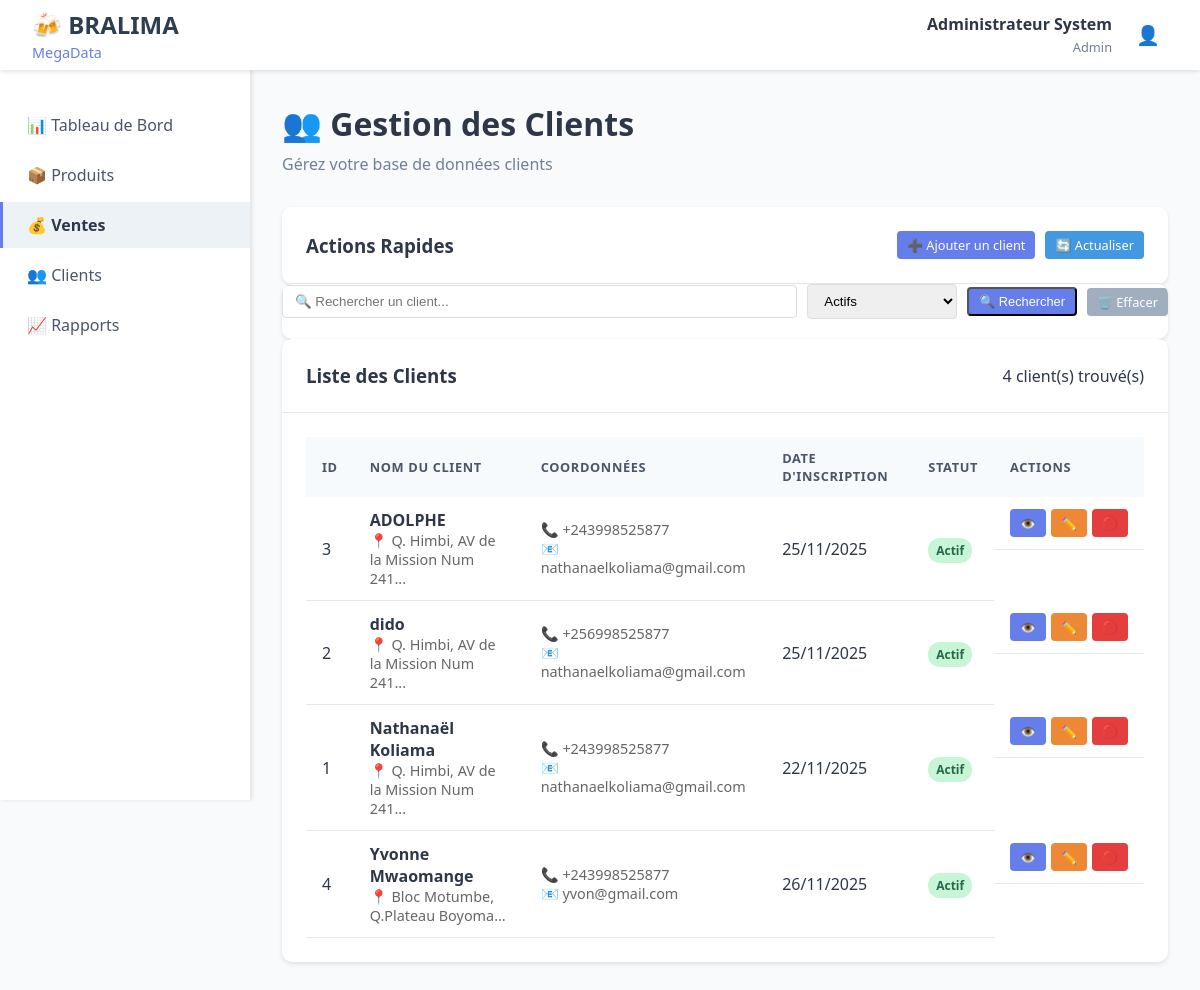
The app's page /modules/clients/liste.php?statut=actif (signed in) with its own data.
### tables this page shows
CREATE TABLE `clients` (
  `id_client` int(11) NOT NULL,
  `nom_client` varchar(100) NOT NULL,
  `adresse` text DEFAULT NULL,
  `telephone` varchar(20) DEFAULT NULL,
  `email` varchar(100) DEFAULT NULL,
  `date_creation` datetime DEFAULT current_timestamp(),
  `statut` enum('actif','inactif') DEFAULT 'actif'
);

### modules/clients/liste.php (the view, shortened to what this page needs)
<!DOCTYPE html>
<html lang="fr">
<head>
    <link rel="stylesheet" href="../../assets/css/dashboard.css">
</head>
<body>
    <?php include '../../includes/header.php'; ?>
    <div class="container">
        <?php include '../../includes/sidebar.php'; ?>
        <main class="main-content">
            <div class="page-header">
                <h1>👥 Gestion des Clients</h1>
                <p>Gérez votre base de données clients</p>
            </div>
            <div class="content-card">
                <div class="card-header">
                    <h3>Actions Rapides</h3>
                    <div style="display: flex; gap: 10px;">
                        <a href="ajouter.php" class="btn btn-primary">➕ Ajouter un client</a>
                        <a href="liste.php" class="btn btn-info">🔄 Actualiser</a>
                    </div>
                </div>
            </div>
            <div class="content-card">
                <form method="GET" id="searchForm">
                    <div class="search-bar">
                        <input type="text" name="search" id="searchInput"
                            placeholder="🔍 Rechercher un client..."
                            value="<?php echo $_GET['search'] ?? ''; ?>">
                        <select name="statut" id="statutFilter">
                            <option value="actif" <?php echo ($_GET['statut'] ?? '') == 'actif' ? 'selected' : ''; ?>>Actifs</option>
                        </select>
                        <button type="submit" class="btn btn-primary">🔍 Rechercher</button>
                        <a href="liste.php" class="btn btn-secondary">🗑️ Effacer</a>
                    </div>
                </form>
            </div>
            <div class="content-card">
                <div class="card-header">
                    <h3>Liste des Clients</h3>
                    <span id="clientCount">
                        <?php
                        try {
                            $pdo = getDBConnection();
                            $where = [];
                            $params = [];
                            if (!empty($_GET['statut'])) {
                                $where[] = "statut = ?";
                                $params[] = $_GET['statut'];
                            }
                            $where_clause = $where ? 'WHERE ' . implode(' AND ', $where) : '';
                            $count_sql = "SELECT COUNT(*) as total FROM clients $where_clause";
                            $stmt = $pdo->prepare($count_sql);
                            $stmt->execute($params);
                            $total = $stmt->fetch()['total'];
                            echo $total . ' client(s) trouvé(s)';
                        } catch (Exception $e) {
                            echo 'Erreur de comptage';
                        }
                        ?>
                    </span>
                </div>
                <div class="card-content">
                    <?php
                    try {
                        $pdo = getDBConnection();
                        $sql = "
                            SELECT * FROM clients
                            $where_clause
                            ORDER BY nom_client
                        ";
                        $stmt = $pdo->prepare($sql);
                        $stmt->execute($params);
                        $clients = $stmt->fetchAll();
                        if (count($clients) > 0):
                    ?>
                            <table class="data-table">
                                <thead>
                                    <tr>
                                        <th>ID</th>
                                        <th>Nom du Client</th>
                                        <th>Coordonnées</th>
                                        <th>Date d'inscription</th>
                                        <th>Statut</th>
                                        <th>Actions</th>
                                    </tr>
                                </thead>
                                <tbody>
                                    <?php foreach ($clients as $client): ?>
                                        <tr>
                                            <td><?php echo $client['id_client']; ?></td>
                                            <td>
                                                <strong><?php echo $client['nom_client']; ?></strong>
                                                <?php if (!empty($client['adresse'])): ?>
                                                    <div class="client-info">
                                                        📍 <?php echo substr($client['adresse'], 0, 50); ?>...
                                                    </div>
                                                <?php endif; ?>
                                            </td>
                                            <td>
                                                <?php if (!empty($client['telephone'])): ?>
                                                    <div class="client-info">📞 <?php echo $client['telephone']; ?></div>
                                                <?php endif; ?>
                                                <?php if (!empty($client['email'])): ?>
                                                    <div class="client-info">📧 <?php echo $client['email']; ?></div>
                                                <?php endif; ?>
                                            </td>
                                            <td><?php echo date('d/m/Y', strtotime($client['date_creation'])); ?></td>
                                            <td>
                                                <?php if ($client['statut'] == 'actif'): ?>
                                                    <span class="badge badge-success">Actif</span>
                                                <?php else: ?>
                                                    <span class="badge badge-danger">Inactif</span>
                                                <?php endif; ?>
                                            </td>
                                            <td class="actions">
                                                <a href="details.php?id=<?php echo $client['id_client']; ?>" class="btn btn-primary" title="Voir détails">
                                                    👁️
                                                </a>
                                                <a href="modifier.php?id=<?php echo $client['id_client']; ?>" class="btn btn-warning" title="Modifier">
                                                    ✏️
                                                </a>
                                                <?php if ($client['statut'] == 'actif'): ?>
                                                    <a href="desactiver.php?id=<?php echo $client['id_client']; ?>" class="btn btn-danger" title="Désactiver"
                                                        onclick="return confirm('Désactiver le client \'<?php echo $client['nom_client']; ?>\'?')">
                                                        🚫
                                                    </a>
                                                <?php else: ?>
                                                    <a href="activer.php?id=<?php echo $client['id_client']; ?>" class="btn btn-success" title="Activer">
                                                        ✅
                                                    </a>
                                                <?php endif; ?>
                                            </td>
                                        </tr>
                                    <?php endforeach; ?>
                                </tbody>
                            </table>
                        <?php endif; ?>
                    <?php
                    } catch (Exception $e) {
                        echo '<div style="text-align: center; padding: 2rem; color: red;">';
                        echo '<p>❌ Erreur lors du chargement des clients</p>';
                        echo '<p><small>' . $e->getMessage() . '</small></p>';
                        echo '</div>';
                    }
                    ?>
                </div>
            </div>
        </main>
    </div>
</body>
</html>

### assets/css/dashboard.css (style rules this page uses)
* { margin: 0; padding: 0; box-sizing: border-box; }
body { font-family: "Segoe UI", Tahoma, Geneva, Verdana, sans-serif; background-color: #f8fafc; color: #2d3748; }
.container { display: flex; min-height: 100vh; padding-top: 70px; }
.main-content { flex: 1; padding: 2rem; margin-left: 250px; }
.page-header { margin-bottom: 2rem; }
.page-header h1 { font-size: 2rem; color: #2d3748; margin-bottom: 0.5rem; }
.page-header p { color: #718096; }
.content-card { background: white; border-radius: 10px; box-shadow: 0 2px 4px rgba(0, 0, 0, 0.1); overflow: hidden; }
.card-header { padding: 1.5rem; border-bottom: 1px solid #e2e8f0; display: flex; justify-content: space-between; align-items: center; }
.card-content { padding: 1.5rem; }
.data-table { width: 100%; border-collapse: collapse; }
.data-table th { background: #f7fafc; padding: 0.75rem 1rem; text-align: left; font-weight: 600; color: #4a5568; font-size: 0.8rem; text-transform: uppercase; letter-spacing: 0.05em; }
.data-table td { padding: 0.75rem 1rem; border-bottom: 1px solid #e2e8f0; }

### modules/clients/liste.php (style rules this page uses)
.actions { display: flex; gap: 5px; }
.btn { padding: 5px 10px; text-decoration: none; border-radius: 4px; font-size: 0.8rem; }
.btn-primary { background: #667eea; color: white; }
.btn-warning { background: #ed8936; color: white; }
.btn-danger { background: #e53e3e; color: white; }
.btn-info { background: #4299e1; color: white; }
.btn-secondary { background: #a0aec0; color: white; }
.search-bar { margin-bottom: 20px; display: flex; gap: 10px; align-items: center; flex-wrap: wrap; }
.search-bar input, .search-bar select { padding: 8px 12px; border: 1px solid #ddd; border-radius: 4px; }
.search-bar input { flex: 1; min-width: 200px; }
.search-bar select { min-width: 150px; }
.badge { padding: 4px 8px; border-radius: 12px; font-size: 0.75rem; font-weight: 600; }
.badge-success { background: #c6f6d5; color: #276749; }
.client-info { font-size: 0.9rem; color: #666; }

### records on screen
clients: id_client "3", nom_client "ADOLPHE", adresse "Q. Himbi, AV de la Mission Num 241", telephone "+243998525877", email "nathanaelkoliama@gmail.com", date_creation "25/11/2025", statut "Actif"
clients: id_client "2", nom_client "dido", adresse "Q. Himbi, AV de la Mission Num 241", telephone "+256998525877", email "nathanaelkoliama@gmail.com", date_creation "25/11/2025", statut "Actif"
clients: id_client "1", nom_client "Nathanaël Koliama", adresse "Q. Himbi, AV de la Mission Num 241", telephone "+243998525877", email "nathanaelkoliama@gmail.com", date_creation "22/11/2025", statut "Actif"
clients: id_client "4", nom_client "Yvonne Mwaomange", adresse "Bloc Motumbe, Q.Plateau Boyoma", telephone "+243998525877", email "yvon@gmail.com", date_creation "26/11/2025", statut "Actif"

### other values on screen
$_SESSION['nom_complet'] "Administrateur System"
$_SESSION['role'] "Admin"
$total "4"
